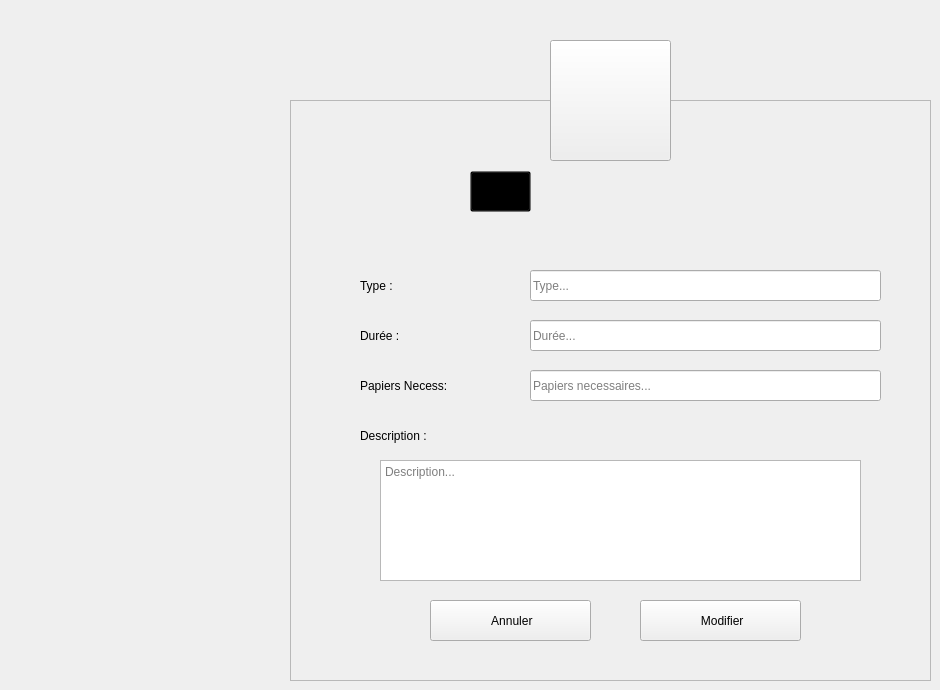
      <widget class="QWidget" name="Modifier_affaire_2">
       <widget class="QFrame" name="frame_20">
        <property name="geometry">
         <rect>
          <x>290</x>
          <y>100</y>
          <width>641</width>
          <height>581</height>
         </rect>
        </property>
        <property name="styleSheet">
         <string notr="true"/>
        </property>
        <property name="frameShape">
         <enum>QFrame::StyledPanel</enum>
        </property>
        <property name="frameShadow">
         <enum>QFrame::Raised</enum>
        </property>
        <widget class="QLabel" name="L_ModifierAffaire_2">
         <property name="geometry">
          <rect>
           <x>220</x>
           <y>70</y>
           <width>281</width>
           <height>41</height>
          </rect>
         </property>
         <property name="font">
          <font>
           <family>century gothic</family>
           <pointsize>-1</pointsize>
           <weight>75</weight>
           <bold>true</bold>
          </font>
         </property>
         <property name="styleSheet">
          <string notr="true">background: transparent;</string>
         </property>
         <property name="text">
          <string>Modifier un Service</string>
         </property>
        </widget>
        <widget class="QLabel" name="L_MTypeAffaire_2">
         <property name="geometry">
          <rect>
           <x>70</x>
           <y>170</y>
           <width>121</width>
           <height>31</height>
          </rect>
         </property>
         <property name="styleSheet">
          <string notr="true">background: transparent;</string>
         </property>
         <property name="text">
          <string>Type :</string>
         </property>
        </widget>
        <widget class="QLabel" name="L_MDateAffaire_2">
         <property name="geometry">
          <rect>
           <x>70</x>
           <y>220</y>
           <width>121</width>
           <height>31</height>
          </rect>
         </property>
         <property name="styleSheet">
          <string notr="true">background: transparent;</string>
         </property>
         <property name="text">
          <string>Durée :</string>
         </property>
        </widget>
        <widget class="QLabel" name="L_MLocalAffaire_2">
         <property name="geometry">
          <rect>
           <x>70</x>
           <y>270</y>
           <width>151</width>
           <height>31</height>
          </rect>
         </property>
         <property name="styleSheet">
          <string notr="true">background: transparent;</string>
         </property>
         <property name="text">
          <string>Papiers Necess:</string>
         </property>
        </widget>
        <widget class="QLineEdit" name="LE_MTypeAffaire_2">
         <property name="geometry">
          <rect>
           <x>240</x>
           <y>170</y>
           <width>351</width>
           <height>31</height>
          </rect>
         </property>
         <property name="placeholderText">
          <string>Type...</string>
         </property>
        </widget>
        <widget class="QLineEdit" name="LE_MDateAffaire_2">
         <property name="geometry">
          <rect>
           <x>240</x>
           <y>220</y>
           <width>351</width>
           <height>31</height>
          </rect>
         </property>
         <property name="placeholderText">
          <string>Durée...</string>
         </property>
        </widget>
        <widget class="QLineEdit" name="LE_MLocalAffaire_2">
         <property name="geometry">
          <rect>
           <x>240</x>
           <y>270</y>
           <width>351</width>
           <height>31</height>
          </rect>
         </property>
         <property name="placeholderText">
          <string>Papiers necessaires...</string>
         </property>
        </widget>
        <widget class="QPushButton" name="B_MConfirmerAffaire_2">
         <property name="geometry">
          <rect>
           <x>350</x>
           <y>500</y>
           <width>161</width>
           <height>41</height>
          </rect>
         </property>
         <property name="text">
          <string> Modifier</string>
         </property>
         <property name="icon">
          <iconset resource="Ressources.qrc">
           <normaloff>:/Ressources/image/confirm.png</normaloff>:/Ressources/image/confirm.png</iconset>
         </property>
         <property name="iconSize">
          <size>
           <width>20</width>
           <height>20</height>
          </size>
         </property>
        </widget>
        <widget class="QPushButton" name="B_MAnnulerAffaire_2">
         <property name="geometry">
          <rect>
           <x>140</x>
           <y>500</y>
           <width>161</width>
           <height>41</height>
          </rect>
         </property>
         <property name="text">
          <string> Annuler</string>
         </property>
         <property name="icon">
          <iconset resource="Ressources.qrc">
           <normaloff>:/Ressources/image/close.png</normaloff>:/Ressources/image/close.png</iconset>
         </property>
         <property name="iconSize">
          <size>
           <width>16</width>
           <height>16</height>
          </size>
         </property>
        </widget>
        <widget class="QToolButton" name="toolButton_29">
         <property name="geometry">
          <rect>
           <x>180</x>
           <y>71</y>
           <width>61</width>
           <height>41</height>
          </rect>
         </property>
         <property name="styleSheet">
          <string notr="true">background: transparent;</string>
         </property>
         <property name="text">
          <string/>
         </property>
         <property name="icon">
          <iconset>
           <normaloff>:/Recources/Images/edit-property.png</normaloff>:/Recources/Images/edit-property.png</iconset>
         </property>
         <property name="iconSize">
          <size>
           <width>35</width>
           <height>35</height>
          </size>
         </property>
        </widget>
        <widget class="QLabel" name="L_MDescAffaire_2">
         <property name="geometry">
          <rect>
           <x>70</x>
           <y>320</y>
           <width>151</width>
           <height>31</height>
          </rect>
         </property>
         <property name="styleSheet">
          <string notr="true">background: transparent;</string>
         </property>
         <property name="text">
          <string>Description :</string>
         </property>
        </widget>
        <widget class="QTextEdit" name="TE_MDescAffaire_2">
         <property name="geometry">
          <rect>
           <x>90</x>
           <y>360</y>
           <width>481</width>
           <height>121</height>
          </rect>
         </property>
         <property name="styleSheet">
          <string notr="true"/>
         </property>
         <property name="placeholderText">
          <string>Description...</string>
         </property>
        </widget>
       </widget>
       <widget class="QToolButton" name="toolButton_30">
        <property name="geometry">
         <rect>
          <x>550</x>
          <y>40</y>
          <width>121</width>
          <height>121</height>
         </rect>
        </property>
        <property name="styleSheet">
         <string notr="true"/>
        </property>
        <property name="text">
         <string/>
        </property>
        <property name="icon">
         <iconset resource="Ressources.qrc">
          <normaloff>:/Ressources/image/support.png</normaloff>:/Ressources/image/support.png</iconset>
        </property>
        <property name="iconSize">
         <size>
          <width>64</width>
          <height>64</height>
         </size>
        </property>
       </widget>
      </widget>
